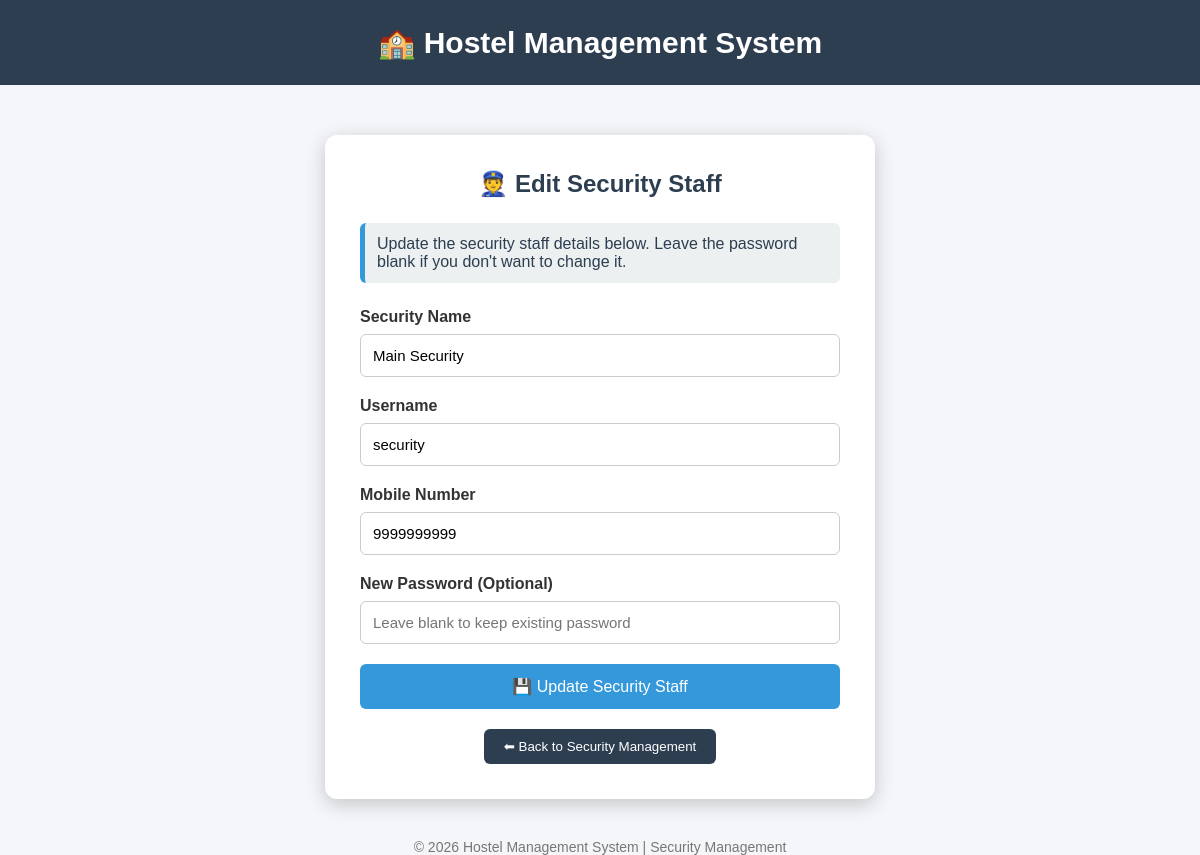
The app's page /admin/edit_security/1 (signed in), older data.
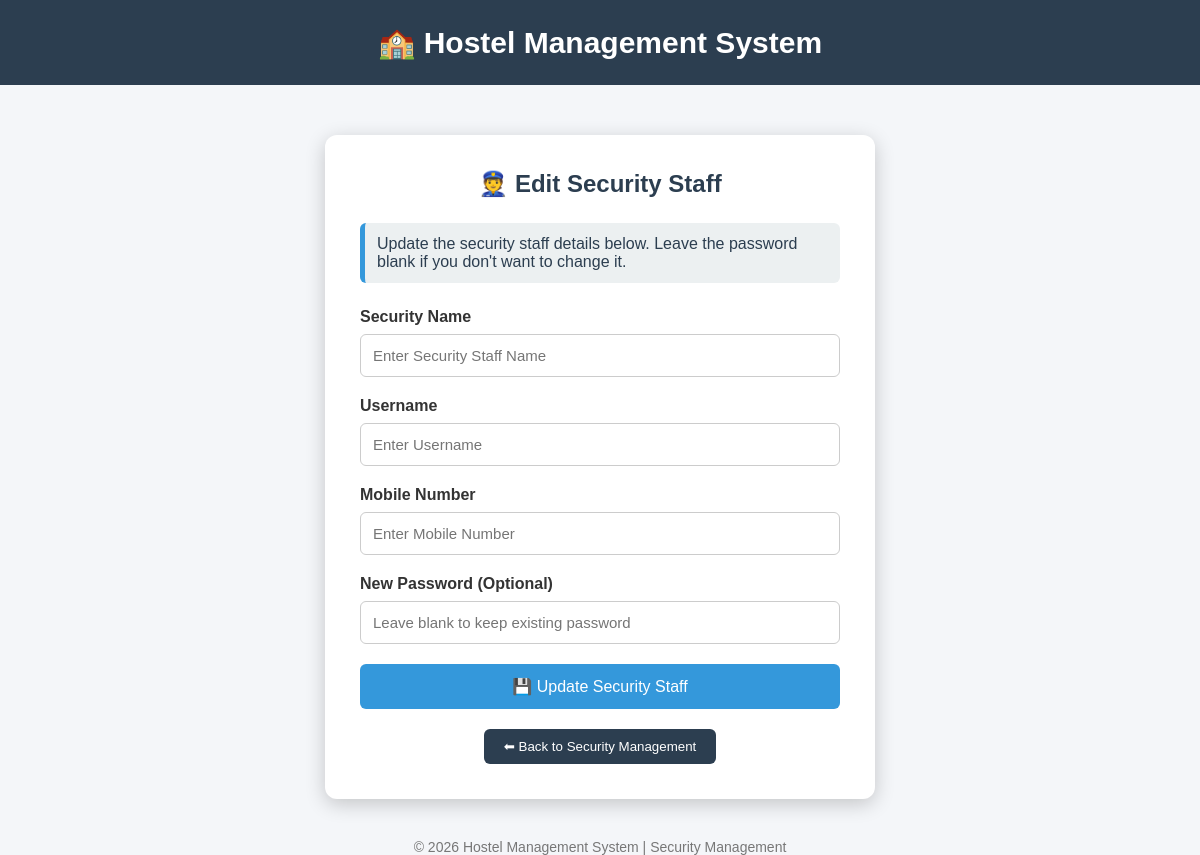
The same page, newer data.
### tables this page shows
CREATE TABLE security(

    id INTEGER PRIMARY KEY AUTOINCREMENT,

    college_code TEXT NOT NULL,

    security_name TEXT NOT NULL,

    username TEXT UNIQUE NOT NULL,

    mobile TEXT NOT NULL,

    password TEXT NOT NULL,

    FOREIGN KEY(college_code)
    REFERENCES colleges(college_code)
    ON DELETE CASCADE

);

### app.py (the view, shortened to what this page needs)
@app.route("/admin/edit_security/<int:security_id>", methods=["GET", "POST"])
def edit_security(security_id):
    if "college_id" not in session:
        return redirect(url_for("admin_login"))
    conn = sqlite3.connect("hostel.db")
    cursor = conn.cursor()
    cursor.execute("""
    SELECT
        id,
        security_name,
        username,
        mobile
    FROM security
    WHERE id=?
    """, (security_id,))
    security = cursor.fetchone()
    conn.close()
    return render_template(
        "edit_security.html",
        security=security
    )

### templates/edit_security.html (shortened to what this page needs)
<!DOCTYPE html>
<html>
<head>
</head>
<body>
<div class="header">
🏫 Hostel Management System
</div>
<div class="container">
<div class="card">
<h2>👮 Edit Security Staff</h2>
<div class="info">
Update the security staff details below. Leave the password blank if you don't want to change it.
</div>
<form method="POST">
<label>Security Name</label>
<input
type="text"
name="security_name"
value="{{ security[1] }}"
placeholder="Enter Security Staff Name"
required>
<label>Username</label>
<input
type="text"
name="username"
value="{{ security[2] }}"
placeholder="Enter Username"
required>
<label>Mobile Number</label>
<input
type="tel"
name="mobile"
value="{{ security[3] }}"
placeholder="Enter Mobile Number"
maxlength="10"
pattern="[0-9]{10}"
required>
<label>New Password (Optional)</label>
<input
type="password"
name="password"
placeholder="Leave blank to keep existing password">
<button
type="submit"
class="update-btn">
💾 Update Security Staff
</button>
</form>
<div class="back">
<a href="/admin/security">
<button type="button">
⬅ Back to Security Management
</button>
</a>
</div>
</div>
</div>
<div class="footer">
© 2026 Hostel Management System | Security Management
</div>
</body>
</html>

Row changes from the older to the newer data that the page shows:
removed security: security_name "Main Security", username "security", mobile "9999999999"
